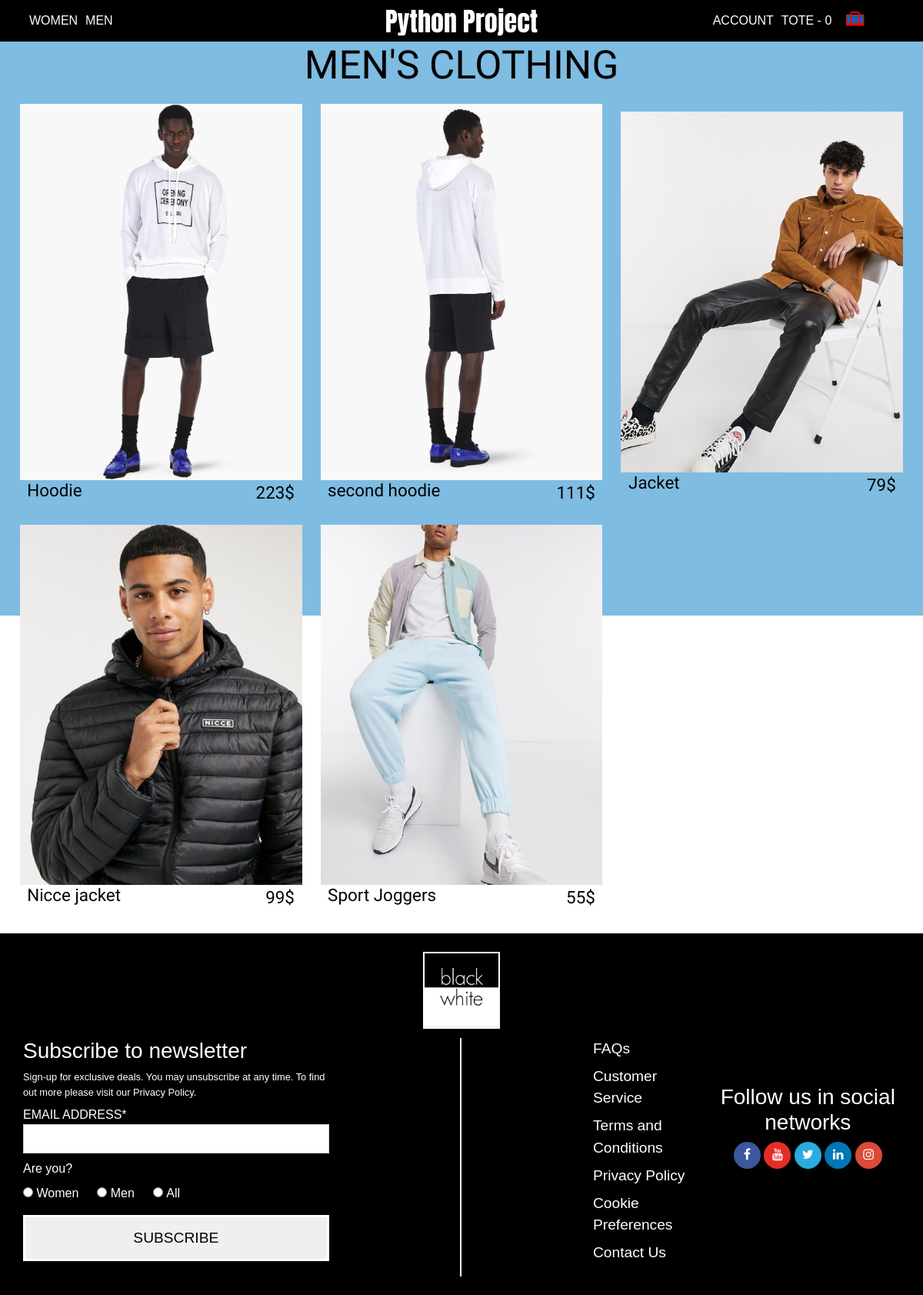
The app's page /men/ with its own data.
### task/models.py (models this page shows, shortened)
class Product(models.Model):
    name = models.CharField(max_length=200, null=True)
    price = models.IntegerField()
    digital = models.BooleanField(default=False, null=True, blank=False)
    GENDER_CHOICES = (
        ('A', 'All'),
        ('M', 'Men'),
        ('W', 'Women'),
    )
    productType = models.CharField(max_length=20, null=True)
    gender = models.CharField(default=3, max_length=1, choices=GENDER_CHOICES)
    color = models.CharField(max_length=20, null=True)
    image = models.ImageField(null=True, blank=True)
    @property
    def imageURL(self):
        try:
            url = self.image.url
        except:
            url = ''
        return url

### task/views.py (the view)
# urls.py: path('men/', views.men),
def men(request):
    data = cartData(request)
    cartItems = data['cartItems']
    men_items = Product.objects.filter(gender="M")
    gender = men_items[0].get_gender_display()
    context = {'all_items': men_items, 'gender': gender, 'cartItems': cartItems}
    return render(request, 'men.html', context)

### task/utils.py (called while the page is built, shortened)
def cookieCart(request):
    try:
        cart = json.loads(request.COOKIES['cart'])
    except:
        cart = {}
        print('CART:', cart)
    items = []
    order = {'get_cart_total': 0, 'get_cart_items': 0, 'shipping': False}
    cartItems = order['get_cart_items']
    return {'cartItems': cartItems, 'order': order, 'items': items}

def cartData(request):
    if request.user.is_authenticated:
        customer = request.user.customer
        order, created = Order.objects.get_or_create(customer=customer, complete=False)
        items = order.orderitem_set.all()
        cartItems = order.get_cart_items
    else:
        cookieData = cookieCart(request)
        cartItems = cookieData['cartItems']
        order = cookieData['order']
        items = cookieData['items']
    return {'cartItems': cartItems, 'order': order, 'items': items}

### task/templates/men.html (shortened to what this page needs)
{% extends 'base.html' %}
{% load static %}
{% block body %}
<div class="page-header">
    <h1 class="header-text">MEN'S CLOTHING</h1>
</div>
<ul class="all-items  ">
    {% for product in all_items %}
    <li class="item ">
        <a href="/item_detail/{{product.id}}/">
        <div class="item-img"><img sizes="100vw" src="{{ product.imageURL }}" alt=""></div>
        <div class="item-info">
            <h2 class="item-name">{{ product.name }}</h2>
            <div class="item-price">
                <span class="span-item-price">{{ product.price }}$</span>
            </div>
        </div>
        </a>
    </li>
    {% endfor %}
</ul>
{% endblock %}

### task/static/css/style.css (style rules this page uses)
* { margin: 0; padding: 0; box-sizing: border-box; }
li { list-style-type: none; }
.page-header { width: 100%; display: flex; justify-content: center; align-items: center; }
.header-text { text-transform: uppercase; font-size: 3.2rem; color: black; font-family: 'Alata'; }
img { width: 100%; }
.all-items { padding-left: 1.6rem; padding-right: 1.6rem; display: flex; align-items: center; width: 100%; flex-wrap: wrap; }
.item { flex-wrap: wrap; margin: 1% 0; display: list-item; list-style: none; width: calc(((((100% - (2 * 0px) - (2.4500000000000000rem * (12 - 1 ))) / 12) * 3) + ((2) * 2.4000000000000004rem)) + (0 * 2.4000000000000004rem)); }
.item-info { display: flex; margin: 0 0.6rem; }
.item-price { margin-left: auto; display: flex; }
.span-item-price, .item-name { font-size: 1.4rem; color: black; font-family: 'Titillium Web', sans-serif; }
@media screen and (min-width:761px) and (max-width:1440px) { .item { width: calc((100% / 3) - 1rem); margin-right: 1.5rem; } }
@media screen and (min-width:761px) and (max-width:1440px) { .item:nth-of-type(3n) { margin-right: 0; } }

### records on screen
Product: imageURL (picture), name "Hoodie", price "223"
Product: imageURL (picture), name "second hoodie", price "111"
Product: imageURL (picture), name "Jacket", price "79"
Product: imageURL (picture), name "Nicce jacket", price "99"
Product: imageURL (picture), name "Sport Joggers", price "55"

### other values on screen
{{ cartItems }} "0"
